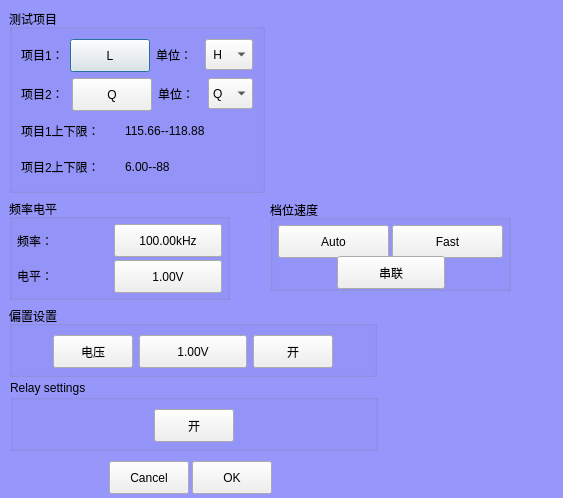
<?xml version="1.0" encoding="UTF-8"?>
<ui version="4.0">
 <class>clsWK6500Meter</class>
 <widget class="QDialog" name="clsWK6500Meter">
  <property name="geometry">
   <rect>
    <x>0</x>
    <y>0</y>
    <width>563</width>
    <height>498</height>
   </rect>
  </property>
  <property name="windowTitle">
   <string>Dialog</string>
  </property>
  <property name="styleSheet">
   <string notr="true">QDialog
{
	background-color:rgb(150,150,251);
}
</string>
  </property>
  <widget class="QGroupBox" name="groupBox">
   <property name="geometry">
    <rect>
     <x>9</x>
     <y>9</y>
     <width>256</width>
     <height>184</height>
    </rect>
   </property>
   <property name="styleSheet">
    <string notr="true">
font: 75 12pt &quot;楷体&quot;;</string>
   </property>
   <property name="title">
    <string>测试项目</string>
   </property>
   <layout class="QGridLayout" name="gridLayout">
    <item row="0" column="0">
     <layout class="QHBoxLayout" name="horizontalLayout">
      <item>
       <widget class="QLabel" name="label">
        <property name="styleSheet">
         <string notr="true">font: 75 11pt &quot;微软雅黑&quot;;</string>
        </property>
        <property name="text">
         <string>项目1：</string>
        </property>
       </widget>
      </item>
      <item>
       <widget class="QPushButton" name="btnItem1">
        <property name="minimumSize">
         <size>
          <width>68</width>
          <height>33</height>
         </size>
        </property>
        <property name="maximumSize">
         <size>
          <width>6666666</width>
          <height>30</height>
         </size>
        </property>
        <property name="styleSheet">
         <string notr="true">font: 75 11pt &quot;微软雅黑&quot;;</string>
        </property>
        <property name="text">
         <string>L</string>
        </property>
       </widget>
      </item>
      <item>
       <widget class="QLabel" name="label_9">
        <property name="styleSheet">
         <string notr="true">font: 75 11pt &quot;微软雅黑&quot;;</string>
        </property>
        <property name="text">
         <string>单位：</string>
        </property>
       </widget>
      </item>
      <item>
       <widget class="QComboBox" name="comboBox">
        <property name="minimumSize">
         <size>
          <width>0</width>
          <height>31</height>
         </size>
        </property>
        <item>
         <property name="text">
          <string> H</string>
         </property>
        </item>
        <item>
         <property name="text">
          <string>mH</string>
         </property>
        </item>
        <item>
         <property name="text">
          <string>uH</string>
         </property>
        </item>
        <item>
         <property name="text">
          <string>nH</string>
         </property>
        </item>
        <item>
         <property name="text">
          <string>pH</string>
         </property>
        </item>
       </widget>
      </item>
     </layout>
    </item>
    <item row="1" column="0">
     <layout class="QHBoxLayout" name="horizontalLayout_2">
      <item>
       <widget class="QLabel" name="label_2">
        <property name="styleSheet">
         <string notr="true">font: 75 11pt &quot;微软雅黑&quot;;</string>
        </property>
        <property name="text">
         <string>项目2：</string>
        </property>
       </widget>
      </item>
      <item>
       <widget class="QPushButton" name="btnItem2">
        <property name="minimumSize">
         <size>
          <width>68</width>
          <height>33</height>
         </size>
        </property>
        <property name="maximumSize">
         <size>
          <width>16777215</width>
          <height>30</height>
         </size>
        </property>
        <property name="styleSheet">
         <string notr="true">font: 75 11pt &quot;微软雅黑&quot;;</string>
        </property>
        <property name="text">
         <string>Q</string>
        </property>
       </widget>
      </item>
      <item>
       <widget class="QLabel" name="label_10">
        <property name="styleSheet">
         <string notr="true">font: 75 11pt &quot;微软雅黑&quot;;</string>
        </property>
        <property name="text">
         <string>单位：</string>
        </property>
       </widget>
      </item>
      <item>
       <widget class="QComboBox" name="comboBox_2">
        <property name="minimumSize">
         <size>
          <width>0</width>
          <height>31</height>
         </size>
        </property>
        <item>
         <property name="text">
          <string>Q</string>
         </property>
        </item>
       </widget>
      </item>
     </layout>
    </item>
    <item row="2" column="0">
     <layout class="QHBoxLayout" name="horizontalLayout_8">
      <item>
       <widget class="QLabel" name="label_5">
        <property name="maximumSize">
         <size>
          <width>98</width>
          <height>16777215</height>
         </size>
        </property>
        <property name="text">
         <string>项目1上下限：</string>
        </property>
       </widget>
      </item>
      <item>
       <widget class="clsLabel" name="labelLimit1">
        <property name="minimumSize">
         <size>
          <width>0</width>
          <height>28</height>
         </size>
        </property>
        <property name="text">
         <string>115.66--118.88</string>
        </property>
       </widget>
      </item>
     </layout>
    </item>
    <item row="3" column="0">
     <layout class="QHBoxLayout" name="horizontalLayout_11">
      <item>
       <widget class="QLabel" name="label_6">
        <property name="maximumSize">
         <size>
          <width>98</width>
          <height>16777215</height>
         </size>
        </property>
        <property name="text">
         <string>项目2上下限：</string>
        </property>
       </widget>
      </item>
      <item>
       <widget class="clsLabel" name="labelLimit2">
        <property name="minimumSize">
         <size>
          <width>0</width>
          <height>28</height>
         </size>
        </property>
        <property name="text">
         <string>6.00--88</string>
        </property>
       </widget>
      </item>
     </layout>
    </item>
   </layout>
  </widget>
  <widget class="QGroupBox" name="groupBox_2">
   <property name="geometry">
    <rect>
     <x>9</x>
     <y>199</y>
     <width>221</width>
     <height>101</height>
    </rect>
   </property>
   <property name="styleSheet">
    <string notr="true">font: 75 12pt &quot;楷体&quot;;</string>
   </property>
   <property name="title">
    <string>频率电平</string>
   </property>
   <layout class="QGridLayout" name="gridLayout_2">
    <property name="leftMargin">
     <number>5</number>
    </property>
    <property name="topMargin">
     <number>5</number>
    </property>
    <property name="rightMargin">
     <number>5</number>
    </property>
    <property name="bottomMargin">
     <number>5</number>
    </property>
    <property name="spacing">
     <number>3</number>
    </property>
    <item row="0" column="0">
     <layout class="QHBoxLayout" name="horizontalLayout_3">
      <item>
       <widget class="QLabel" name="label_3">
        <property name="styleSheet">
         <string notr="true">font: 75 11pt &quot;微软雅黑&quot;;</string>
        </property>
        <property name="text">
         <string>频率：</string>
        </property>
       </widget>
      </item>
      <item>
       <widget class="QPushButton" name="btnFreq">
        <property name="minimumSize">
         <size>
          <width>108</width>
          <height>33</height>
         </size>
        </property>
        <property name="styleSheet">
         <string notr="true">font: 75 11pt &quot;微软雅黑&quot;;</string>
        </property>
        <property name="text">
         <string>100.00kHz</string>
        </property>
       </widget>
      </item>
     </layout>
    </item>
    <item row="1" column="0">
     <layout class="QHBoxLayout" name="horizontalLayout_4">
      <item>
       <widget class="QLabel" name="label_4">
        <property name="styleSheet">
         <string notr="true">font: 75 11pt &quot;微软雅黑&quot;;</string>
        </property>
        <property name="text">
         <string>电平：</string>
        </property>
       </widget>
      </item>
      <item>
       <widget class="QPushButton" name="btnLevel">
        <property name="minimumSize">
         <size>
          <width>108</width>
          <height>33</height>
         </size>
        </property>
        <property name="styleSheet">
         <string notr="true">font: 75 11pt &quot;微软雅黑&quot;;</string>
        </property>
        <property name="text">
         <string>1.00V</string>
        </property>
       </widget>
      </item>
     </layout>
    </item>
   </layout>
  </widget>
  <widget class="QGroupBox" name="groupBox_3">
   <property name="geometry">
    <rect>
     <x>270</x>
     <y>200</y>
     <width>241</width>
     <height>91</height>
    </rect>
   </property>
   <property name="styleSheet">
    <string notr="true">font: 75 12pt &quot;楷体&quot;;</string>
   </property>
   <property name="title">
    <string>档位速度</string>
   </property>
   <layout class="QGridLayout" name="gridLayout_3">
    <property name="leftMargin">
     <number>5</number>
    </property>
    <property name="topMargin">
     <number>5</number>
    </property>
    <property name="rightMargin">
     <number>5</number>
    </property>
    <property name="bottomMargin">
     <number>5</number>
    </property>
    <property name="spacing">
     <number>3</number>
    </property>
    <item row="0" column="0">
     <layout class="QHBoxLayout" name="horizontalLayout_5">
      <item>
       <widget class="QPushButton" name="btnRange">
        <property name="minimumSize">
         <size>
          <width>0</width>
          <height>33</height>
         </size>
        </property>
        <property name="styleSheet">
         <string notr="true">font: 75 11pt &quot;微软雅黑&quot;;</string>
        </property>
        <property name="text">
         <string>Auto</string>
        </property>
       </widget>
      </item>
      <item>
       <widget class="QPushButton" name="btnSpeed">
        <property name="minimumSize">
         <size>
          <width>0</width>
          <height>33</height>
         </size>
        </property>
        <property name="styleSheet">
         <string notr="true">font: 75 11pt &quot;微软雅黑&quot;;</string>
        </property>
        <property name="text">
         <string>Fast</string>
        </property>
       </widget>
      </item>
     </layout>
    </item>
    <item row="1" column="0">
     <layout class="QHBoxLayout" name="horizontalLayout_10">
      <item>
       <spacer name="horizontalSpacer_4">
        <property name="orientation">
         <enum>Qt::Horizontal</enum>
        </property>
        <property name="sizeHint" stdset="0">
         <size>
          <width>18</width>
          <height>30</height>
         </size>
        </property>
       </spacer>
      </item>
      <item>
       <widget class="QPushButton" name="btnEqucct">
        <property name="minimumSize">
         <size>
          <width>108</width>
          <height>33</height>
         </size>
        </property>
        <property name="maximumSize">
         <size>
          <width>666666</width>
          <height>33</height>
         </size>
        </property>
        <property name="styleSheet">
         <string notr="true">font: 75 11pt &quot;微软雅黑&quot;;</string>
        </property>
        <property name="text">
         <string>串联</string>
        </property>
       </widget>
      </item>
      <item>
       <spacer name="horizontalSpacer_5">
        <property name="orientation">
         <enum>Qt::Horizontal</enum>
        </property>
        <property name="sizeHint" stdset="0">
         <size>
          <width>28</width>
          <height>30</height>
         </size>
        </property>
       </spacer>
      </item>
     </layout>
    </item>
   </layout>
  </widget>
  <widget class="QGroupBox" name="groupBoxBias">
   <property name="geometry">
    <rect>
     <x>9</x>
     <y>306</y>
     <width>368</width>
     <height>71</height>
    </rect>
   </property>
   <property name="styleSheet">
    <string notr="true">font: 75 12pt &quot;楷体&quot;;</string>
   </property>
   <property name="title">
    <string>偏置设置</string>
   </property>
   <layout class="QGridLayout" name="gridLayout_4">
    <item row="0" column="0">
     <layout class="QHBoxLayout" name="horizontalLayout_6">
      <item>
       <spacer name="horizontalSpacer_3">
        <property name="orientation">
         <enum>Qt::Horizontal</enum>
        </property>
        <property name="sizeHint" stdset="0">
         <size>
          <width>32</width>
          <height>20</height>
         </size>
        </property>
       </spacer>
      </item>
      <item>
       <widget class="QPushButton" name="btnBiasType">
        <property name="minimumSize">
         <size>
          <width>0</width>
          <height>33</height>
         </size>
        </property>
        <property name="styleSheet">
         <string notr="true">font: 75 11pt &quot;微软雅黑&quot;;</string>
        </property>
        <property name="text">
         <string>电压</string>
        </property>
       </widget>
      </item>
      <item>
       <widget class="QPushButton" name="btnBias">
        <property name="minimumSize">
         <size>
          <width>108</width>
          <height>33</height>
         </size>
        </property>
        <property name="styleSheet">
         <string notr="true">font: 75 11pt &quot;微软雅黑&quot;;</string>
        </property>
        <property name="text">
         <string>1.00V</string>
        </property>
       </widget>
      </item>
      <item>
       <widget class="QPushButton" name="btnBiasSwitch">
        <property name="minimumSize">
         <size>
          <width>39</width>
          <height>33</height>
         </size>
        </property>
        <property name="styleSheet">
         <string notr="true">font: 75 11pt &quot;微软雅黑&quot;;</string>
        </property>
        <property name="text">
         <string>开</string>
        </property>
       </widget>
      </item>
      <item>
       <spacer name="horizontalSpacer_6">
        <property name="orientation">
         <enum>Qt::Horizontal</enum>
        </property>
        <property name="sizeHint" stdset="0">
         <size>
          <width>32</width>
          <height>20</height>
         </size>
        </property>
       </spacer>
      </item>
     </layout>
    </item>
   </layout>
  </widget>
  <widget class="QGroupBox" name="groupBoxBias_2">
   <property name="geometry">
    <rect>
     <x>10</x>
     <y>380</y>
     <width>368</width>
     <height>71</height>
    </rect>
   </property>
   <property name="styleSheet">
    <string notr="true">font: 75 12pt &quot;楷体&quot;;</string>
   </property>
   <property name="title">
    <string>Relay settings</string>
   </property>
   <layout class="QGridLayout" name="gridLayout_5">
    <item row="0" column="0">
     <layout class="QHBoxLayout" name="horizontalLayout_9">
      <item>
       <spacer name="horizontalSpacer_7">
        <property name="orientation">
         <enum>Qt::Horizontal</enum>
        </property>
        <property name="sizeHint" stdset="0">
         <size>
          <width>32</width>
          <height>20</height>
         </size>
        </property>
       </spacer>
      </item>
      <item>
       <widget class="QPushButton" name="btnRelay">
        <property name="minimumSize">
         <size>
          <width>39</width>
          <height>33</height>
         </size>
        </property>
        <property name="styleSheet">
         <string notr="true">font: 75 11pt &quot;微软雅黑&quot;;</string>
        </property>
        <property name="text">
         <string>开</string>
        </property>
       </widget>
      </item>
      <item>
       <spacer name="horizontalSpacer_8">
        <property name="orientation">
         <enum>Qt::Horizontal</enum>
        </property>
        <property name="sizeHint" stdset="0">
         <size>
          <width>32</width>
          <height>20</height>
         </size>
        </property>
       </spacer>
      </item>
     </layout>
    </item>
   </layout>
  </widget>
  <widget class="QWidget" name="">
   <property name="geometry">
    <rect>
     <x>10</x>
     <y>460</y>
     <width>262</width>
     <height>35</height>
    </rect>
   </property>
   <layout class="QHBoxLayout" name="horizontalLayout_7">
    <property name="spacing">
     <number>3</number>
    </property>
    <item>
     <spacer name="horizontalSpacer">
      <property name="orientation">
       <enum>Qt::Horizontal</enum>
      </property>
      <property name="sizeHint" stdset="0">
       <size>
        <width>104</width>
        <height>20</height>
       </size>
      </property>
     </spacer>
    </item>
    <item>
     <widget class="QPushButton" name="btnCancel">
      <property name="minimumSize">
       <size>
        <width>0</width>
        <height>33</height>
       </size>
      </property>
      <property name="styleSheet">
       <string notr="true">font: 75 12pt &quot;楷体&quot;;</string>
      </property>
      <property name="text">
       <string>Cancel</string>
      </property>
     </widget>
    </item>
    <item>
     <widget class="QPushButton" name="btnOK">
      <property name="minimumSize">
       <size>
        <width>0</width>
        <height>33</height>
       </size>
      </property>
      <property name="styleSheet">
       <string notr="true">font: 75 12pt &quot;楷体&quot;;</string>
      </property>
      <property name="text">
       <string>OK</string>
      </property>
     </widget>
    </item>
   </layout>
  </widget>
 </widget>
 <customwidgets>
  <customwidget>
   <class>clsLabel</class>
   <extends>QLabel</extends>
   <header>clsLabel.h</header>
  </customwidget>
 </customwidgets>
 <resources/>
 <connections/>
</ui>
